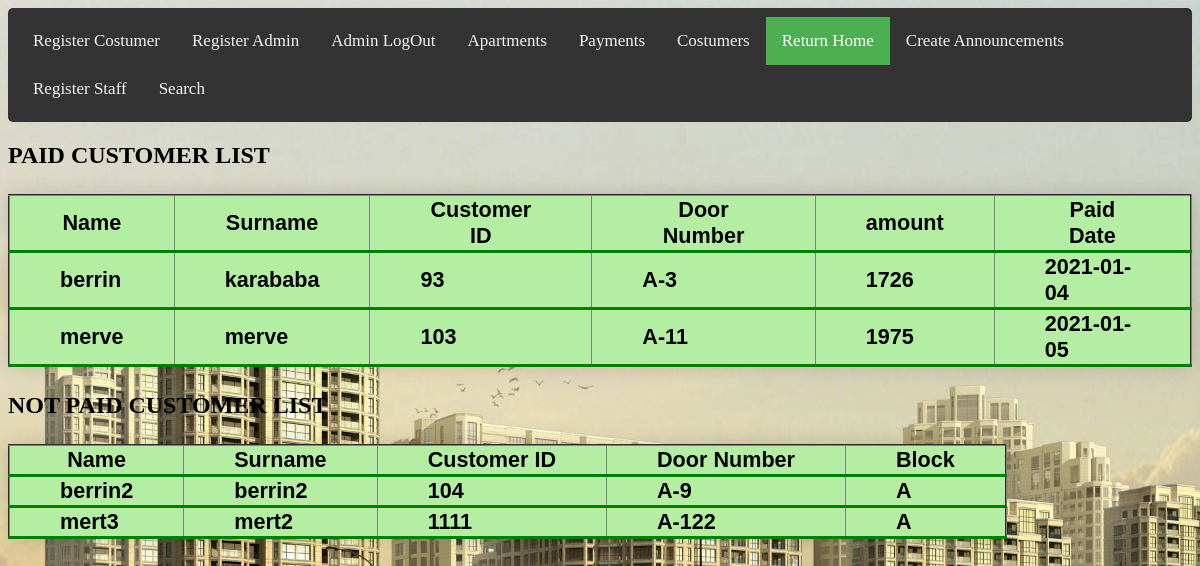
Screenshot of /Admin/rentDetails.php?bl=A  with the database file from the repository.
### tables this page shows
CREATE TABLE `transaction` (
  `id` int(25) NOT NULL,
  `customer_id` varchar(25) NOT NULL,
  `door_number` varchar(25) NOT NULL,
  `date` varchar(25) NOT NULL,
  `amount` varchar(25) NOT NULL,
  `name` varchar(25) NOT NULL,
  `surname` varchar(25) NOT NULL,
  `Block` varchar(25) NOT NULL
);

CREATE TABLE `customer` (
  `customer_id` int(11) NOT NULL,
  `name` varchar(25) NOT NULL,
  `surname` varchar(25) NOT NULL,
  `door_number` varchar(25) NOT NULL,
  `Block` varchar(25) NOT NULL,
  `date` varchar(25) NOT NULL,
  `email` varchar(25) NOT NULL,
  `phone_number` varchar(20) NOT NULL,
  `people` varchar(25) NOT NULL,
  `deposit` varchar(25) NOT NULL,
  `user_name` varchar(25) NOT NULL,
  `CustomerPassword` varchar(100) NOT NULL
);

### Admin/rentDetails.php (the view, shortened to what this page needs)
<?php
include '../db_conn.php';
$bl=$_GET['bl'];
 ?>
<!DOCTYPE html>
<html>
<head>
<link rel="stylesheet" href="main.css">
<link rel="stylesheet" href="Admin2.css">
<div class="topnav">
 <a href="registerCustomer.php"  >Register Costumer</a>
 <a href="registerAdmin.php" >Register Admin</a>
  <a href="logout.php">Admin LogOut </a>
  <a href="Apartments.php">Apartments</a>
  <a href="tenants.php">Payments</a>
  <a href="Landlord.php">Costumers</a>
  <a href="admin.php"class="active">Return Home</a>
  <a href="registerAnnouncement.php">Create Announcements </a>
  <a href="registerStaff.php">Register Staff</a>
   <a href="search.php">Search</a>
</div>
</head>
<body>
<h2>PAID CUSTOMER LIST
<table class="styled-table" border="2" cellspacing="7">
  <tr "active-row">
    <th>Name</th>
    <th>Surname</th>
    <th>Customer ID</th>
    <th>Door Number</th>
    <th>amount</th>
  <th>Paid Date</th>
  </tr>
    <?php
$query = "SELECT * FROM transaction where Block='$bl' and   MONTH(date) = MONTH(CURRENT_DATE()) AND YEAR(date) = YEAR(CURRENT_DATE()); ";
$data = mysqli_query($conn,$query);
$total=mysqli_num_rows($data);
   if($total!=0)
   {
while($result = mysqli_fetch_assoc($data)){
echo "  <tbody><tr class='active-row'>
<td>".$result['name']."</td>
<td>".$result['surname']."</td>
<td>".$result['customer_id']."</td>
<td>".$result['door_number']."</td>
<td>".$result['amount']."</td>
<td>".$result['date']."</td>
</tr>";
}
}
else{
 echo "NO ONE PAID YET";
}
?>
</table>
 NOT PAID CUSTOMER LIST
<table class="styled-table" border="2" cellspacing="7">
  <tr "active-row">
    <th>Name</th>
    <th>Surname</th>
    <th>Customer ID</th>
     <th>Door Number</th>
    <th>Block</th>
  </tr>
    <?php
$query="SELECT * FROM customer where  door_number NOT IN (select door_number from transaction  ) and Block='$bl' ";
$data = mysqli_query($conn,$query);
$total=mysqli_num_rows($data);
   if($total!=0)
   {
while($result = mysqli_fetch_assoc($data)){
echo "  <tbody><tr class='active-row'>
<td>".$result['name']."</td>
<td>".$result['surname']."</td>
<td>".$result['customer_id']."</td>
<td>".$result['door_number']."</td>
<td>".$result['Block']."</td>
</tr>";
}
}
else{
  echo "ALL CUSTOMERS PAID";
}
?>
</table>
</body>
</html>

### Admin/main.css (style rules this page uses)
.topnav { background-color: #333; overflow: hidden; }
.topnav a { float: left; color: #f2f2f2; text-align: center; padding: 14px 16px; text-decoration: none; font-size: 17px; }
.topnav a.active { background-color: #4CAF50; color: white; }
table, th, td { background-color:#B4EEA2; }
.styled-table { border-collapse: collapse; margin: 25px 0; font-size: 0.9em; font-family: sans-serif; min-width: 400px; box-shadow: 0 0 20px rgba(0, 0, 0, 0.15); }
.styled-table th, .styled-table td { padding:1px 50px; }
.styled-table tbody tr { border-bottom: 1px solid #dddddd; }
.styled-table tbody tr:last-of-type { border-bottom: 3px solid green; }
.styled-table tbody tr.active-row { font-weight: bold; color: black; }

### Admin/admin2.css (style rules this page uses)
body { background-image: url("homepage.jpg"); background-color: #cccccc; background-repeat: no-repeat; background-size: cover; }
div { border-radius: 5px; padding: 9px; }
* { box-sizing: border-box; }

### Admin/rentDetails.php (style rules this page uses)
body { background-image: url("homepage.jpg"); background-color: #cccccc; background-repeat: no-repeat; background-size: cover; }

### rows the page displays
transaction: name "berrin", surname "karababa", customer "93", door_number "A-3", amount "1726", date "2021-01-04"
transaction: name "merve", surname "merve", customer "103", door_number "A-11", amount "1975", date "2021-01-05"
customer: name "berrin2", surname "berrin2", customer_id "104", door_number "A-9", Block "A"
customer: name "mert3", surname "mert2", customer_id "1111", door_number "A-122", Block "A"
